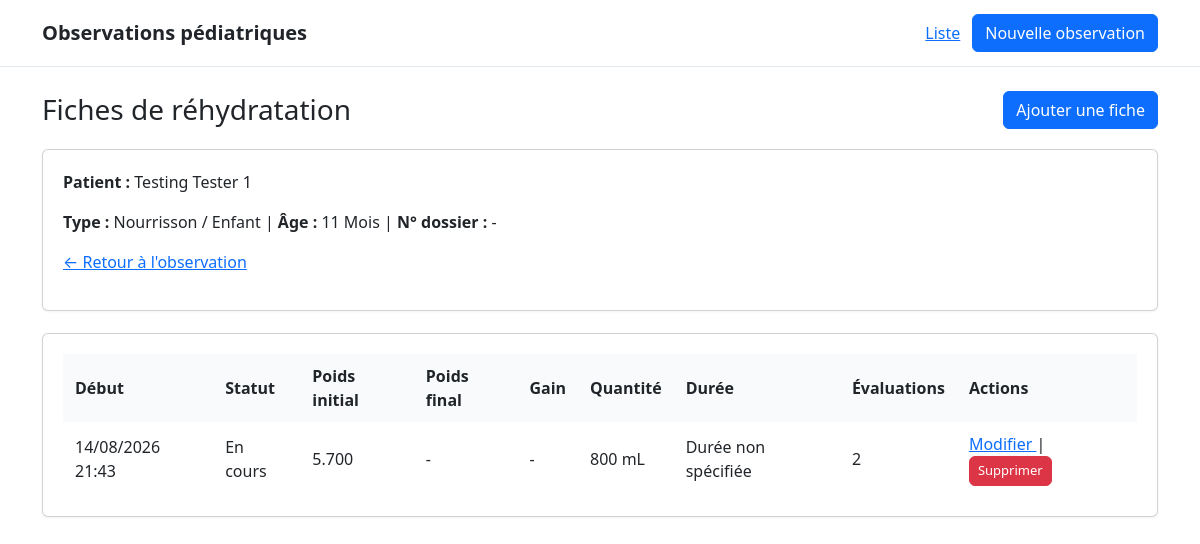
Before: /observations/1/rehydratation/ with the older database file.
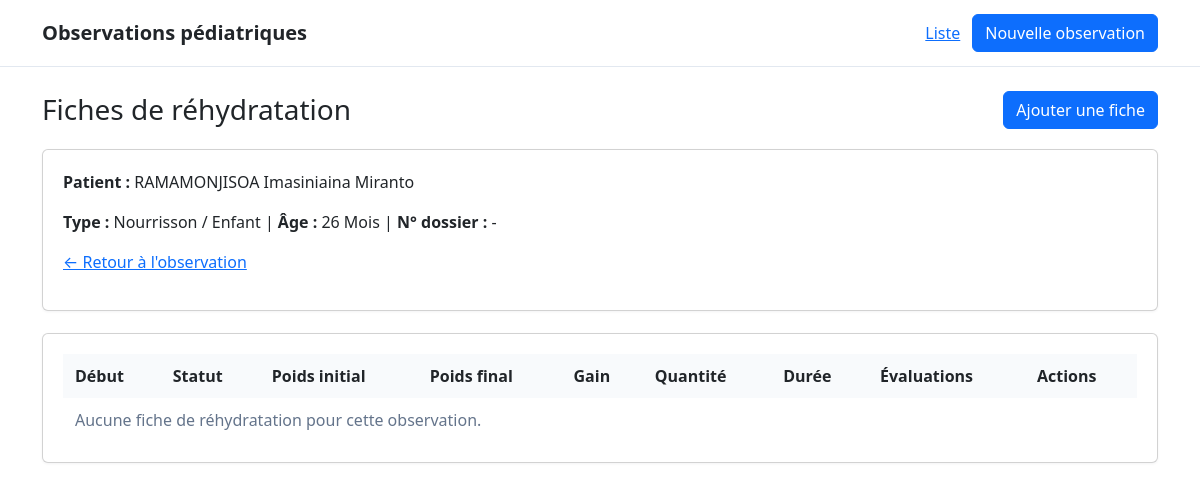
After: the same page with the newer database file.
### patient/models.py (models this page shows, shortened)
class ObservationMedicale(models.Model):
    type_observation = models.CharField(
        max_length=10,
        choices=C.TYPE_OBSERVATION_CHOICES,
        verbose_name="Type d'observation",
    )
    nom = models.CharField(
        max_length=255,
        verbose_name="Nom",
    )
    prenoms = models.CharField(
        max_length=255, blank=True, null=True,
        verbose_name="Prénom(s)",
    )
    sexe = models.CharField(
        max_length=1,
        choices=C.SEXE_CHOICES,
        verbose_name="Sexe",
    )
    age_valeur = models.PositiveIntegerField(
        verbose_name="Âge",
    )
    age_unite = models.CharField(
        max_length=10,
        choices=C.AGE_UNITE_CHOICES,
        verbose_name="Unité d'âge",
    )
    date_naissance = models.DateField(
        null=True,
        blank=True,
        verbose_name="Date de naissance",
    )
    adresse = models.TextField(
        null=True,
        blank=True,
        verbose_name="Adresse",
    )
    telephone = models.CharField(
        max_length=50,
        null=True,
        blank=True,
        verbose_name="Contact",
    )
    lit = models.CharField(
        max_length=30,
        null=True,
        blank=True,
        verbose_name="Lit n°",
    )
    date_admission = models.DateField(
        null=True,
        blank=True,
        verbose_name="Date d'entrée / admission",
    )
    motif_admission = models.TextField(
        null=True,
        blank=True,
        verbose_name="Motif d'entrée / admission",
    )
    diagnostic_retenu = models.TextField(
        null=True,
        blank=True,
        verbose_name="Diagnostic retenu",
    )
    created_at = models.DateTimeField(auto_now_add=True)
    updated_at = models.DateTimeField(auto_now=True)
    class Meta:
        verbose_name = "Observation médicale"
        verbose_name_plural = "Observations médicales"
        ordering = ["-created_at"]
    @property
    def age_display(self):
        return f"{self.age_valeur} {self.get_age_unite_display()}"

class FicheRehydratation(models.Model):
    observation = models.ForeignKey(
        ObservationMedicale,
        on_delete=models.CASCADE,
        related_name="fiches_rehydratation",
        verbose_name="Observation",
    )
    statut = models.CharField(
        max_length=20,
        choices=C.REHYDRATATION_STATUT_CHOICES,
        default="en_cours",
        verbose_name="Statut",
    )
    heure_debut = models.DateTimeField(
        default=timezone.now,
        db_index=True,
        verbose_name="Heure de début",
    )
    heure_fin = models.DateTimeField(
        null=True,
        blank=True,
        verbose_name="Heure de fin",
    )
    poids_initial_kg = models.DecimalField(
        max_digits=5,
        decimal_places=3,
        null=True,
        blank=True,
        verbose_name="Poids initial (kg)",
    )
    poids_final_kg = models.DecimalField(
        max_digits=5,
        decimal_places=3,
        null=True,
        blank=True,
        verbose_name="Poids final (kg)",
    )
    quantite_liquide_ml = models.PositiveIntegerField(
        null=True,
        blank=True,
        verbose_name="Quantité de liquide (mL)",
    )
    duree_heure = models.PositiveIntegerField(
        null=True,
        blank=True,
        verbose_name="Durée (heure)",
        help_text="Si vide, la durée peut être calculée entre heure de début et heure de fin.",
    )
    signes_generaux = models.JSONField(
        default=list,
        blank=True,
        verbose_name="Signes généraux",
        help_text="Liste de codes : asthenie, fievre, lethargie, etc.",
    )
    signes_fonctionnels = models.JSONField(
        default=list,
        blank=True,
        verbose_name="Signes fonctionnels",
        help_text="Liste de codes : dyspnee, douleur, vomissements, diarrhee, oligurie, etc.",
    )
    etat_yeux = models.CharField(
        max_length=30,
        choices=C.ETAT_YEUX_CHOICES,
        null=True,
        blank=True,
        verbose_name="État des yeux",
    )
    etat_muqueuses = models.CharField(
        max_length=30,
        choices=C.ETAT_MUQUEUSES_CHOICES,
        null=True,
        blank=True,
        verbose_name="État des muqueuses",
    )
    pli_cutane = models.CharField(
        max_length=30,
        choices=C.PLI_CUTANE_REHYDRATATION_CHOICES,
        null=True,
        blank=True,
        verbose_name="Pli cutané",
    )
    notes = models.TextField(
        null=True,
        blank=True,
        verbose_name="Notes",
    )
    created_at = models.DateTimeField(auto_now_add=True)
    updated_at = models.DateTimeField(auto_now=True)
    class Meta:
        verbose_name = "Fiche de réhydratation"
        verbose_name_plural = "Fiches de réhydratation"
        ordering = ["-heure_debut"]
        indexes = [
            models.Index(fields=["observation", "-heure_debut"]),
        ]
    @property
    def gain_poids_kg(self):
        if self.poids_initial_kg is None or self.poids_final_kg is None:
            return None
        return self.poids_final_kg - self.poids_initial_kg
    @property
    def gain_poids_display(self):
        gain = self.gain_poids_kg
        if gain is None:
            return ""
        text = format(gain, "f")
        if "." in text:
            text = text.rstrip("0").rstrip(".")
        return f"{text} kg"
    @property
    def duree_display(self):
        total_heure = self.duree_heure
        if total_heure is None:
            return "Durée non spécifiée"
        return f"{total_heure} h"

### patient/views.py (the view)
@require_GET
def fiche_rehydratation_list(request, observation_pk):
    observation = get_object_or_404(ObservationMedicale, pk=observation_pk)
    fiches = observation.fiches_rehydratation.all()
    context = {
        "observation": observation,
        "fiches": fiches,
    }
    return render(request, "patient/fiche_rehydratation_list.html", context)

### patient/templates/patient/fiche_rehydratation_list.html (shortened to what the changed rows need)
{% extends "patient/base.html" %}
{% block content %}
    <div class="page-header">
        <h1>Fiches de réhydratation</h1>
    </div>
    <div class="card">
        <p>
            <strong>Patient :</strong>
            {{ observation.nom }} {{ observation.prenoms }}
        </p>
        <p>
            <strong>Type :</strong>
            {{ observation.get_type_observation_display }}
            |
            <strong>Âge :</strong>
            {{ observation.age_display }}
            |
            <strong>N° dossier :</strong>
            {{ observation.numero_dossier|default:"-" }}
        </p>
        <p>
            <a href="{% url 'patient:observation_detail' observation.pk %}">
            </a>
        </p>
    </div>
    <div class="card">
        <div class="table-responsive">
            <table>
                <thead>
                    <tr>
                        <th>Début</th>
                        <th>Statut</th>
                        <th>Poids initial</th>
                        <th>Poids final</th>
                        <th>Gain</th>
                        <th>Quantité</th>
                        <th>Durée</th>
                        <th>Évaluations</th>
                        <th>Actions</th>
                    </tr>
                </thead>
                <tbody>
                    {% for fiche in fiches %}
                        <tr>
                            <td>
                                {{ fiche.heure_debut|date:"d/m/Y H:i" }}
                            </td>
                            <td>
                                {{ fiche.get_statut_display }}
                            </td>
                            <td>
                                {{ fiche.poids_initial_kg|default:"-" }}
                            </td>
                            <td>
                                {{ fiche.poids_final_kg|default:"-" }}
                            </td>
                            <td>
                                {{ fiche.gain_poids_display|default:"-" }}
                            </td>
                            <td>
                                {% if fiche.quantite_liquide_ml %}
                                    {{ fiche.quantite_liquide_ml }} mL
                                {% else %}
                                    -
                                {% endif %}
                            </td>
                            <td>
                                {{ fiche.duree_display|default:"-" }}
                            </td>
                            <td>
                                {{ fiche.evaluations_horaires.count }}
                            </td>
                            <td>
                                <a href="{% url 'patient:fiche_rehydratation_update' fiche.pk %}">
                                    Modifier
                                </a>
                                |
                                <form
                                    method="post"
                                    action="{% url 'patient:fiche_rehydratation_delete' fiche.pk %}"
                                    style="display:inline;"
                                    onsubmit="return confirm('Supprimer cette fiche de réhydratation ?');"
                                >
                                    <button
                                        type="submit"
                                        class="btn btn-danger"
                                        style="padding: 4px 8px; font-size: 13px;"
                                    >
                                        Supprimer
                                    </button>
                                </form>
                            </td>
                        </tr>
                    {% empty %}
                        <tr>
                            <td colspan="9" class="muted">
                                Aucune fiche de réhydratation pour cette observation.
                            </td>
                        </tr>
                    {% endfor %}
                </tbody>
            </table>
        </div>
    </div>
{% endblock %}

Changed rows visible on the page:
removed FicheRehydratation: heure_debut "14/08/2026 21:43", statut "En cours", poids_initial_kg "5.700", poids_final_kg "-", gain_poids_display "-", quantite_liquide_ml "800", duree_display "Durée non spécifiée", evaluations_horaires.count "2"
changed ObservationMedicale "Nourrisson / Enfant": nom "Testing" → "RAMAMONJISOA"; prenoms "Tester 1" → "Imasiniaina Miranto"; age_display "11 Mois" → "26 Mois"
Other visible differences:
text now shown: "Aucune fiche de réhydratation pour cette observation."
